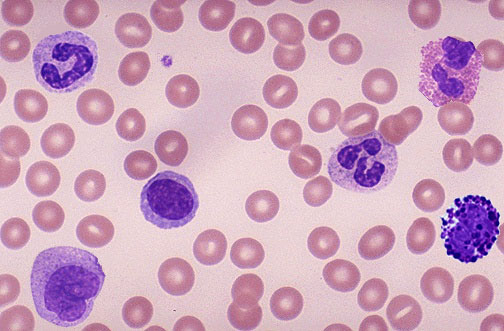
%> input picture phillips_mitchell_wbc/images/test_img.jpg, 504 x 331 px
$ octave wbc_main.m   (GNU Octave 9; MATLAB toolbox functions it lacks are replaced by stand-ins)
%> lines starting %> are read from the running program, lines starting %| are printed output that depends on the picture; in (x1, y1, x2, y2) boxes, pixels count from 0 and x2, y2 are one past the last pixel; in counts of white or black regions, pixels touching at a corner belong together; the program's own positions count from 1
### phillips_mitchell_wbc/wbc_functions/development_fuctions/wbcNuclei_v06.m
function [] = wbcNuclei_v06(im, OP, CL, tune, num)
%
% wbcNuclei: Identify Leukocytes based on nulcei.
%
% INPUT:
% OUTPUT:   [] - figure
%

srgb2lab = makecform('srgb2lab');
lab2srgb = makecform('lab2srgb');

imlab = applycform(im, srgb2lab); % convert to L*a*b*

max_luminosity = 100;
L = imlab(:,:,1)/max_luminosity;

% contrast stretching with luminance
imlab_adjust = imlab;
imlab_adjust(:,:,1) = imadjust(L)*max_luminosity;
imlab_adjust = applycform(imlab_adjust, lab2srgb);

R = imlab_adjust(:,:,1); % red channel
G = imlab_adjust(:,:,2); % green channel
B = imlab_adjust(:,:,3); % blue channel

nucl = ((1*B)-(0.75*R))./(G);
level = 150;
nuclBW = nucl > level;

sqOpen = strel('disk',OP);
nuclMorph = imopen(nuclBW,sqOpen);
sqClose = strel('disk', CL);
bw = imclose(nuclMorph,sqClose);

r = regionprops(logical(bw)); % obtain properties of the resulting image

% display the original image with the thresheld cross-corelation marked
figure(num);
imshow(im,[]);
[m, n] = size(bw);

cnt = 0;

hold on
for i = 1:length(r)
    if r(i).Area>((m*n)/tune)
    n = 3.*sqrt(r(i).Area/pi());
    rectangle('position',[r(i).Centroid(1)-n/2,r(i).Centroid(2)-n/2,n,n]...
        ,'Curvature',[1 1],'EdgeColor','g','LineWidth',2.5)
    cnt = cnt + 1;
    end
end

title(['Identified ',num2str(cnt), ' Leukacyte(s) from Nuclei'])

end

### phillips_mitchell_wbc/wbc_main.m
%% Leukocyte Identification
% Leukocyte (White Blood Cell) Identification MATLAB scripts
%
% ECSE 4540 - Introduction to Image Processing Final Project
% Mitchell Phillips, 661060944
%
% Last Updated: April 30, 2017
%

%% Notes
%
% Script used to generate (majority) of the results for project submission.
%

%%

clc, clear, close all;
warning off;
set(0,'DefaultFigureWindowStyle','docked') % keep figures together

% import image(s)
addpath(genpath('images/')); % edit as needed

%% test001.jpg
%
% Preliminary Analysis
%

% import test image
im = imread('test_img.jpg');
%> im is the input picture: size 331x504x3 uint8; mean R, G, B 205.5, 165.3, 189.4

% display test image
figure()
imshow(im)
title('Test Image')

%%
%
% After inital viewing of the test image, the grayscale and each of the RGB
% channels were investigated.
%

imgray = rgb2gray(im); % grayscale image
R = im(:,:,1); % red channel
G = im(:,:,2); % green channel
B = im(:,:,3); % blue channel
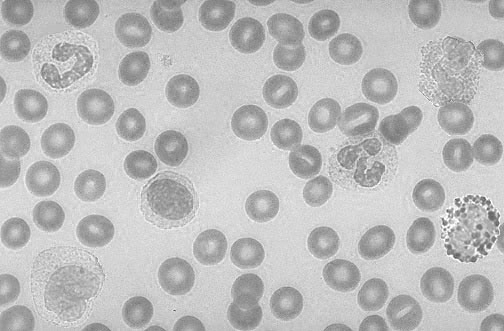
%> B: size 331x504 uint8; min 84, max 255, mean 189.4

figure()
subplot(2,2,1), imshow(imgray)
title('Grayscale')
subplot(2,2,2), imshow(R)
title('Red Channel')
subplot(2,2,3), imshow(G)
title('Green Channel')
subplot(2,2,4), imshow(B)
title('Blue Channel')

% color histogram
[Red, x] = imhist(R);
%> Red = 256 values, max 4928 at index 233, min 3 at index 3, mean 651.7; x = 256 values from 0 to 255
[Green, x] = imhist(G);
%> Green = 256 values, max 4170 at index 210, min 0 at index 239, mean 651.7
[Blue, x] = imhist(B);
%> Blue = 256 values, max 4615 at index 213, min 0 at index 1, mean 651.7
%Plot them together in one plot
figure()
plot(x, Red, 'r', x, Green, 'g', x, Blue, 'b');
title('Color Histogram of Test Image')

%%
%
% replicating PPA
% "nucleus region was enhanced in the input images by averaging the pixel
% values in the red and blue channels together and then dividing the sum
% by the intensity value of the green channel ... Histogram equalization
% was then applied to redistribute the image intensity to cover the whole
% intensity range of both images"
%

nucl = histeq((R+B)./(2.*G));
figure()
imshow(nucl)
title('PPA Nuclei Enhancement')

%%
%
% Using a similar process as Prinyakupt and Pluempitiwiriyawej.
%

% adjusting luminosity - using MATLAB's tutorial

srgb2lab = makecform('srgb2lab');
lab2srgb = makecform('lab2srgb');
imlab = applycform(im, srgb2lab); % convert to L*a*b*
%> imlab: size 331x504x3 uint8; mean of channels 1, 2, 3 183.9, 146.7, 121.4

max_luminosity = 100;
L = imlab(:,:,1)/max_luminosity;

% replace the luminosity and convert
imlab_adjust = imlab;
imlab_adjust(:,:,1) = imadjust(L)*max_luminosity;
%> imlab_adjust: size 331x504x3 uint8; mean of channels 1, 2, 3 212, 146.7, 121.4
imlab_adjust = applycform(imlab_adjust, lab2srgb);

figure()
imshow(imlab_adjust)

%%
%
% It is observered that the nuclei of the WBCs now appear to have a strong,
% dark blue color. The RGB color channels were
% investigated once again.
%

imgray = rgb2gray(imlab_adjust); % grayscale image
R = imlab_adjust(:,:,1); % red channel
G = imlab_adjust(:,:,2); % green channel
B = imlab_adjust(:,:,3); % blue channel

figure()
subplot(2,2,1), imshow(imgray)
title('Grayscale')
subplot(2,2,2), imshow(R)
title('Red Channel')
subplot(2,2,3), imshow(G)
title('Green Channel')
subplot(2,2,4), imshow(B)
title('Blue Channel')


% color histogram
[Red, x] = imhist(R);
%> Red = 256 values, max 138637 at index 256, min 0 at index 50, mean 651.7
[Green, x] = imhist(G);
%> Green = 256 values, max 28117 at index 1, min 0 at index 2, mean 651.7
[Blue, x] = imhist(B);
%> Blue = 256 values, max 86529 at index 256, min 0 at index 11, mean 651.7
%Plot them together in one plot
figure()
plot(x, Red, 'r', x, Green, 'g', x, Blue, 'b');
title('Color Histogram of Test Image with Contrast Enhancement ')

%%
%
% Exploring Weighted Differences
%

wB = [-1:0.4:1];
wR = [-1:0.4:1];

for i = 1:length(wB)
    for j = 1:length(wR)
        nucl = (wB(i)*B- wR(j)*R)./(G);
        figure()
        imshow(nucl)
    end
end

wB = 1;
wR = 0.75;

nuclBW = ((wB*B)-(wR*R))./(G);
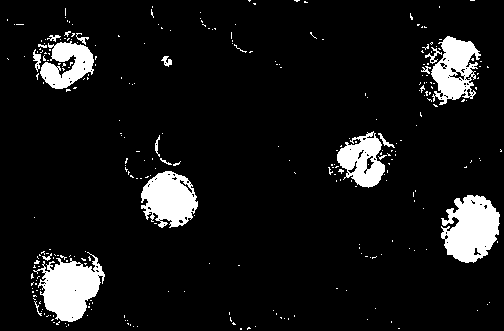
%> nuclBW: size 331x504 uint8; 8.7% white; 296 white regions (278 under 20 px), largest, box (x1, y1, x2, y2) and area: (441, 195, 500, 263) 2812, (33, 252, 105, 322) 2767, (141, 171, 198, 228) 2237
figure()
imshow(nucl)


%%
%
% The previous is the binary image after performing color channel operations
% and thresholding to the enhanced image. From inspection, all 6 Leukocytes
% remain. Although the above image produces similar results to PPA, the
% strength of the proposed algorithum shines when using Mohamed's data set,
% which is presented in the following section.
%

%%
%
% Once the binary image was obtained, the morphalogical transformations
% were implemented to remove both any unwanted small objects or small holes
% from the nucleui, hence both the opening and closeing processes.
% The constructed algorithum is designated to be robust so a user may be
% able to adjust the structuring element sizes involved during the
% morphological processes. Ths may be changed depending on the resolution
% of the imported image(s) and the relative size of the WBS(s). The effects
% of applying morphological opening and subsequent closing are present
% below.
%

sqOpen = strel('disk',4);
nuclMorph = imopen(nuclBW,sqOpen);
%> nuclMorph: size 331x504 uint8; 6.6% white; 8 white regions, largest, box (x1, y1, x2, y2) and area: (445, 196, 500, 263) 2478, (43, 262, 100, 321) 2417, (141, 172, 198, 227) 1810
sqClose = strel('disk', 4);
bw = imclose(nuclMorph,sqClose);
%> bw: size 331x504 uint8; 6.9% white; 6 white regions

figure()
imshow(bw)

%%
% Above is the morphologically transformed binary image using the
% thresheld image as an input. Based on the image obtained and comparing it
% to before, it is seen that while both pixel islands and holes have
% been removed, some distinguishing characteristcs of the WBC nuclei have
% also been lost.
% The last step of the process in the algorithum is filtering out high
% intensity objects based on their relative area in the image and a tuning
% parameter of the user corresponding to data set being used. If the high
% intensity object area is less than a certain area, the object is mapped
% to a low intensity and is not considered a WBC. Once this is done, the
% results are indicated on the original, imported image with shappening and
% relayed back to the user. The results of the described area filter and
% information presentation is demonstrated below.

tune = 125; % user inputted value for area filtering

r = regionprops(logical(bw)); % obtain properties of the resulting image
%> r = 6 regions; box (x1, y1, x2, y2), Area and Centroid: (445, 196, 500, 263) 2571 [473.4 230.1], (43, 262, 100, 321) 2431 [70.5 290.8], (141, 172, 198, 227) 1830 [170 199.8], (432, 36, 476, 99) 1607 [454.3 67.3], (34, 43, 94, 89) 1557 [67.3 65.1], (337, 138, 385, 187) 1490 [363.4 162.6]

% display the original image with the thresheld cross-corelation marked
figure()
imshow(im,[])
[m, n] = size(bw);
%> m = 331; n = 504

cnt = 0;

hold on
for i = 1:length(r)
    if r(i).Area>((m*n)/tune)
    n = 3.*sqrt(r(i).Area/pi());
    rectangle('position',[r(i).Centroid(1)-n/2,r(i).Centroid(2)-n/2,n,n]...
        ,'Curvature',[1 1],'EdgeColor','g','LineWidth',2.5)
    cnt = cnt + 1;
    end
end
%> this loop made 6 passes
%> n on passes 1 to 6: 66.79, 83.45, 72.41, 65.33, 67.85, 85.82

title(['Identified ',num2str(cnt), ' Leukacyte(s) from Nuclei'])
hold off

%% Tests usign Images from Bloodline

imN1 = imread('4303059.jpg');
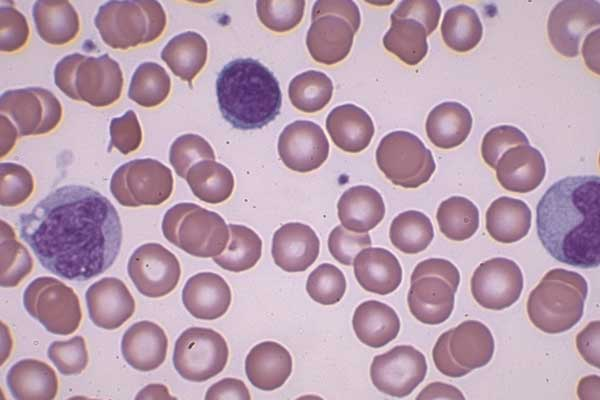
%> input picture phillips_mitchell_wbc/images/ash/4303059.jpg, 600 x 400 px
%> imN1 is the input picture: size 400x600x3 uint8; mean R, G, B 185.6, 157.7, 176.3
imN2 = imread('4303041.jpg');
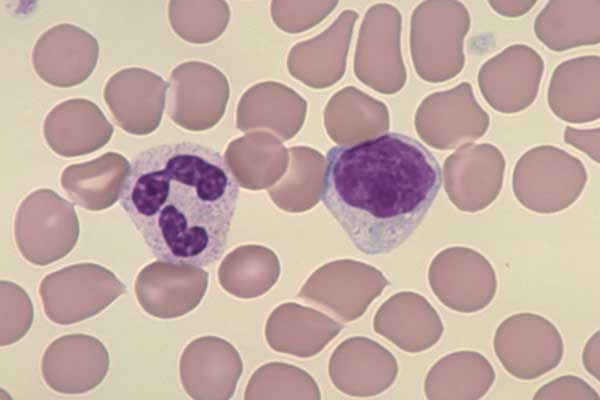
%> input picture images/test/wbcNucleiTest/4303041.jpg, 600 x 400 px
%> imN2 is the input picture: size 400x600x3 uint8; mean R, G, B 195.1, 171.1, 163
imN3 = imread('4303101.jpg');
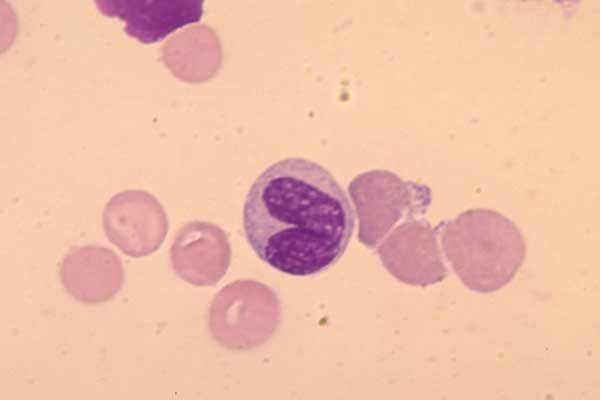
%> input picture phillips_mitchell_wbc/images/ash/4303101.jpg, 600 x 400 px
%> imN3 is the input picture: size 400x600x3 uint8; mean R, G, B 236.9, 191, 168.8
imN4 = imread('4304032.jpg');
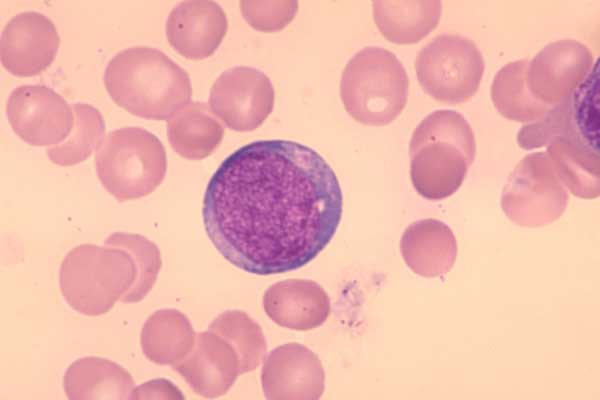
%> input picture phillips_mitchell_wbc/images/ash/4304032.jpg, 600 x 400 px
%> imN4 is the input picture: size 400x600x3 uint8; mean R, G, B 238.8, 183, 175.3

openStrl = 3;
closeStrl = 15;
thresh = 100;
tune = 50;

wbcNuclei_v06(imN1, openStrl, closeStrl, tune, 8);
%> in wbcNuclei_v06, `imlab = applycform(im, srgb2lab);`: imlab: size 400x600x3 uint8; mean of channels 1, 2, 3 172.6, 141.4, 122.2
%> in wbcNuclei_v06, `L = imlab(:,:,1)/max_luminosity;`: L: size 400x600 uint8; values 1 (black) and 2 (white), 63.3% white; 105 black regions (34 under 20 px), largest, box (x1, y1, x2, y2) and area: (22, 188, 118, 280) 5561, (537, 176, 600, 268) 3666, (216, 58, 281, 130) 3590
%> in wbcNuclei_v06, `imlab_adjust(:,:,1) = imadjust(L)*max_luminosity;`: imlab_adjust: size 400x600x3 uint8; mean of channels 1, 2, 3 161.4, 141.4, 122.2
%> in wbcNuclei_v06, `nuclMorph = imopen(nuclBW,sqOpen);`: nuclMorph: size 400x600 logical; 7% white; 78 white regions (1 under 20 px), largest, box (x1, y1, x2, y2) and area: (22, 192, 117, 279) 5304, (216, 59, 281, 129) 3582, (550, 177, 600, 268) 2851
%> in wbcNuclei_v06, `bw = imclose(nuclMorph,sqClose);`: bw: size 400x600 logical; 8.9% white; 44 white regions (1 under 20 px)
%> in wbcNuclei_v06, `r = regionprops(logical(bw));`: r = 44 regions; largest, box (x1, y1, x2, y2), Area and Centroid: (21, 192, 117, 291) 6196 [72.1 235.9], (512, 177, 600, 294) 5080 [570.5 223.5], (215, 59, 321, 150) 4300 [254.7 99.4], (111, 32, 198, 126) 930 [158.7 67.8], (55, 27, 108, 75) 717 [80.6 52.7]
%> the loop in wbcNuclei_v06, `for i = 1:length(r)` made 44 passes
%> n on passes 8, 23, 40: 133.2, 111, 120.6
wbcNuclei_v06(imN2, openStrl, closeStrl, tune, 9);
%> in wbcNuclei_v06 (call 2), `imlab = applycform(im, srgb2lab);`: imlab: size 400x600x3 uint8; mean of channels 1, 2, 3 183.1, 136.3, 135.4
%> in wbcNuclei_v06 (call 2), `imlab_adjust(:,:,1) = imadjust(L)*max_luminosity;`: imlab_adjust: size 400x600x3 uint8; mean of channels 1, 2, 3 232.8, 136.3, 135.4
%> in wbcNuclei_v06 (call 2), `nucl = ((1*B)-(0.75*R))./(G);`: nucl: size 400x600 uint8; 4.8% white; 9 white regions (6 under 20 px), largest, box (x1, y1, x2, y2) and area: (320, 134, 436, 219) 6535, (131, 154, 228, 257) 4856, (27, 0, 33, 5) 20
%> in wbcNuclei_v06 (call 2), `nuclMorph = imopen(nuclBW,sqOpen);`: nuclMorph: size 400x600 logical; 4.7% white; 3 white regions (1 under 20 px), largest, box (x1, y1, x2, y2) and area: (323, 134, 436, 218) 6495, (131, 154, 228, 257) 4840
%> in wbcNuclei_v06 (call 2), `bw = imclose(nuclMorph,sqClose);`: bw: size 400x600 logical; 5.3% white; 3 white regions (1 under 20 px)
%> in wbcNuclei_v06 (call 2), `r = regionprops(logical(bw));`: r = 3 regions; box (x1, y1, x2, y2), Area and Centroid: (323, 134, 436, 218) 6625 [380.7 176.9], (131, 154, 228, 257) 5978 [181.1 201.2], (28, 0, 33, 3) 13 [31 1.8]
%> the loop in wbcNuclei_v06 (call 2), `for i = 1:length(r)` made 3 passes
%> (n, cnt) on passes 2 to 3: (130.9, 1), (137.8, 2)
wbcNuclei_v06(imN3, openStrl, closeStrl, tune, 10);
%> call 3 of wbcNuclei_v06, with OP = 3, CL = 15, tune = 50, num = 10
%> in wbcNuclei_v06 (call 3), `imlab = applycform(im, srgb2lab);`: imlab: size 400x600x3 uint8; mean of channels 1, 2, 3 206.6, 143, 145.8
%> in wbcNuclei_v06 (call 3), `L = imlab(:,:,1)/max_luminosity;`:
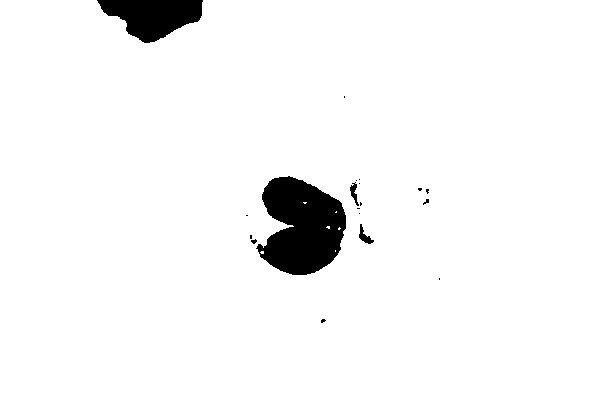
%> L: size 400x600 uint8; values 1 (black) and 2 (white), 96.1% white; 19 black regions (15 under 20 px)
%> in wbcNuclei_v06 (call 3), `imlab_adjust(:,:,1) = imadjust(L)*max_luminosity;`: imlab_adjust: size 400x600x3 uint8; mean of channels 1, 2, 3 245, 143, 145.8
%> in wbcNuclei_v06 (call 3), `r = regionprops(logical(bw));`: r = 2 regions; box (x1, y1, x2, y2), Area and Centroid: (264, 178, 344, 274) 5690 [302.8 226.9], (118, 0, 200, 34) 1978 [162.4 13.9]
%> the loop in wbcNuclei_v06 (call 3), `for i = 1:length(r)` made 2 passes
%> (n, cnt) on pass 2: (127.7, 1)
wbcNuclei_v06(imN4, openStrl, closeStrl, tune, 11);
%> in wbcNuclei_v06 (call 4), `r = regionprops(logical(bw));`: r = 2 regions; box (x1, y1, x2, y2), Area and Centroid: (206, 141, 340, 274) 11992 [273.1 208.3], (576, 67, 600, 150) 1134 [592 111.4]

%% Test Using Mohammed's Data Set
%
% Images selected based on the ability to quickly import
% Construct a random batch from the image set. Stucturing sizes and
% parameters tunnes after looking at results from three random images.
%

% tuning parameters
openStrl = 3;
closeStrl = 15;
tune = 65;

figNum = 12; % figure number
a = 101;
b = 400;

batch = unique(round((b-a).*rand(50,1) + a));

for i = 1:length(batch)
    try
        imN = imread(['BloodImage_00',num2str(batch(i)),'.jpg']);
        wbcNuclei_v06(imN, openStrl, closeStrl, tune, 12+i)
    catch ME
        if ~strcmp(ME.identifier,'MATLAB:imagesci:imread:fileDoesNotExist')
%> (the run ends here)
